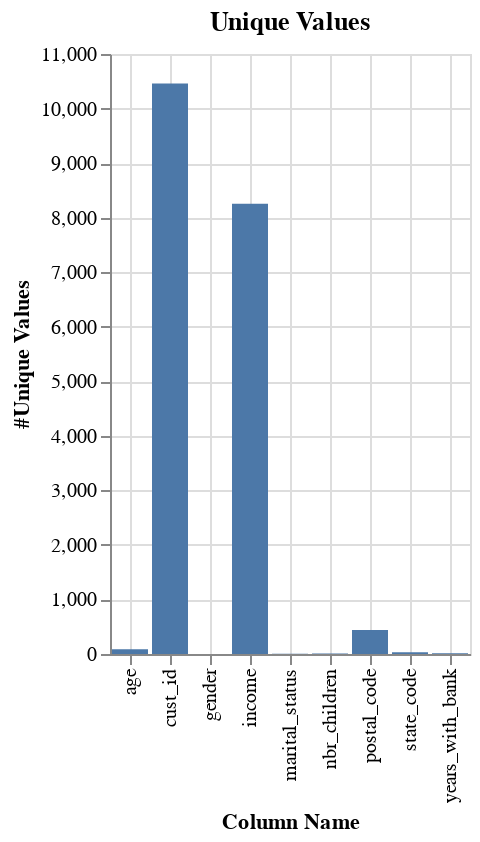

The cell this chart's notebook holds for it:
### Markdown cell above
<p style = 'font-size:16px;font-family:Arial'><b>Chart Unique Values</b></p>

### Code cell
%chart x=xcol, y=xunique, title="Unique Values", labelx=Column Name, labely=#Unique Values

### Figure 1 — Vega-Lite specification as saved in the notebook (floating-point values rounded to 4 significant figures)
{"$schema": "https://vega.github.io/schema/vega-lite/v3.json", "data": {"format": {"type": "csv"}, "values": "\"xdb\",\"xtbl\",\"xcol\",\"xtype\",\"xcnt\",\"xnull\",\"xunique\",\"xblank\",\"xzero\",\"xpos\",\"xneg\"\n\"DEMO_Financial\",\"Customer\",\"age\",\"INTEGER\",\"10458\",\"0\",\"86\",\"\",\"0\",\"10458\",\"0\"\n\"DEMO_Financial\",\"Customer\",\"cust_id\",\"INTEGER\",\"10458\",\"0\",\"10458\",\"\",\"0\",\"10458\",\"0\"\n\"DEMO_Financial\",\"Customer\",\"gender\",\"VARCHAR(1) CHARACTER SET LATIN\",\"10458\",\"0\",\"2\",\"0\",\"\",\"\",\"\"\n\"DEMO_Financial\",\"Customer\",\"income\",\"DECIMAL(15,1)\",\"10458\",\"0\",\"8253\",\"\",\"1428\",\"9030\",\"0\"\n\"DEMO_Financial\",\"Customer\",\"marital_status\",\"VARCHAR(1) CHARACTER SET LATIN\",\"10458\",\"0\",\"4\",\"0\",\"\",\"\",\"\"\n\"DEMO_Financial\",\"Customer\",\"nbr_children\",\"INTEGER\",\"10458\",\"0\",\"9\",\"\",\"2330\",\"8128\",\"0\"\n\"DEMO_Financial\",\"Customer\",\"postal_code\",\"VARCHAR(5) CHARACTER SET LATIN\",\"10458\",\"0\",\"442\",\"0\",\"\",\"\",\"\"\n\"DEMO_Financial\",\"Customer\",\"state_code\",\"VARCHAR(2) CHARACTER SET LATIN\",\"10458\",\"0\",\"33\",\"0\",\"\",\"\",\"\"\n\"DEMO_Financial\",\"Customer\",\"years_with_bank\",\"INTEGER\",\"10458\",\"0\",\"15\",\"\",\"176\",\"10282\",\"0\"\n"}, "encoding": {"x": {"axis": {"grid": true, "title": "Column Name"}, "field": "xcol", "type": "nominal"}, "y": {"axis": {"grid": true, "title": "#Unique Values"}, "field": "xunique", "type": "quantitative"}}, "mark": {"color": "#4C78A8", "type": "bar"}, "title": "Unique Values"}
